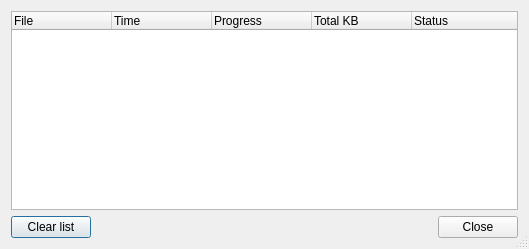
<?xml version="1.0" encoding="UTF-8"?>
<ui version="4.0">
 <class>DownloadDlg</class>
 <widget class="QDialog" name="DownloadDlg">
  <property name="geometry">
   <rect>
    <x>0</x>
    <y>0</y>
    <width>529</width>
    <height>249</height>
   </rect>
  </property>
  <property name="windowTitle">
   <string>Dialog</string>
  </property>
  <property name="sizeGripEnabled">
   <bool>true</bool>
  </property>
  <layout class="QVBoxLayout" name="verticalLayout">
   <item>
    <widget class="QTreeWidget" name="_tree">
     <column>
      <property name="text">
       <string>File</string>
      </property>
     </column>
     <column>
      <property name="text">
       <string>Time</string>
      </property>
     </column>
     <column>
      <property name="text">
       <string>Progress</string>
      </property>
     </column>
     <column>
      <property name="text">
       <string>Total KB</string>
      </property>
     </column>
     <column>
      <property name="text">
       <string>Status</string>
      </property>
     </column>
    </widget>
   </item>
   <item>
    <layout class="QHBoxLayout" name="horizontalLayout">
     <item>
      <widget class="QPushButton" name="_clear">
       <property name="text">
        <string>Clear list</string>
       </property>
      </widget>
     </item>
     <item>
      <spacer name="horizontalSpacer">
       <property name="orientation">
        <enum>Qt::Horizontal</enum>
       </property>
       <property name="sizeHint" stdset="0">
        <size>
         <width>40</width>
         <height>20</height>
        </size>
       </property>
      </spacer>
     </item>
     <item>
      <widget class="QDialogButtonBox" name="buttonBox">
       <property name="orientation">
        <enum>Qt::Horizontal</enum>
       </property>
       <property name="standardButtons">
        <set>QDialogButtonBox::Close</set>
       </property>
      </widget>
     </item>
    </layout>
   </item>
  </layout>
 </widget>
 <resources/>
 <connections>
  <connection>
   <sender>buttonBox</sender>
   <signal>accepted()</signal>
   <receiver>DownloadDlg</receiver>
   <slot>accept()</slot>
   <hints>
    <hint type="sourcelabel">
     <x>248</x>
     <y>254</y>
    </hint>
    <hint type="destinationlabel">
     <x>157</x>
     <y>274</y>
    </hint>
   </hints>
  </connection>
  <connection>
   <sender>buttonBox</sender>
   <signal>rejected()</signal>
   <receiver>DownloadDlg</receiver>
   <slot>reject()</slot>
   <hints>
    <hint type="sourcelabel">
     <x>316</x>
     <y>260</y>
    </hint>
    <hint type="destinationlabel">
     <x>286</x>
     <y>274</y>
    </hint>
   </hints>
  </connection>
 </connections>
</ui>
